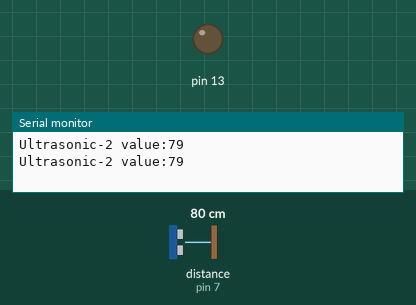
This sketch was run on a simulated Arduino Uno, built with avr-gcc and run on an emulated ATmega328P. Shown: output pins drawn as LEDs (lit = HIGH), the last lines printed to the serial monitor. Wiring (inferred from the names in the program): ultrasonic range finder: trigger pin 11; echo pin 7. Inputs (shaded band) come from the test bench; at power-on: distance to the obstacle (sensor on pin 7) 80 cm. The echo pulse lasts 58.3 µs per cm; pins used as bus, display or sensor lines are not drawn.

Above: at 2.8 s.
2.9 s: distance to the obstacle (sensor on pin 7) set to 35 cm
7.2 s: distance to the obstacle (sensor on pin 7) set to 28 cm
At 11.2 s:
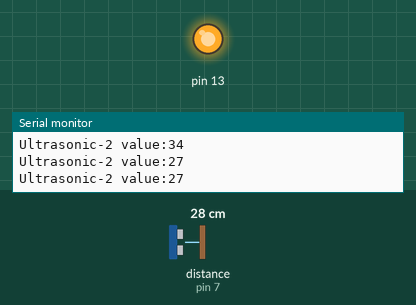
11.5 s: distance to the obstacle (sensor on pin 7) set to 60 cm
At 14.7 s:
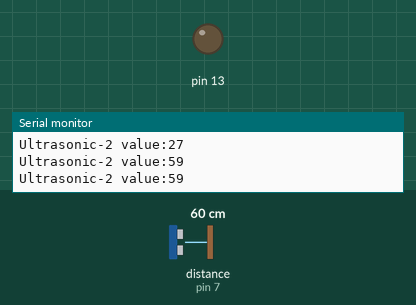
15.5 s: distance to the obstacle (sensor on pin 7) set to 2 cm
At 19.3 s:
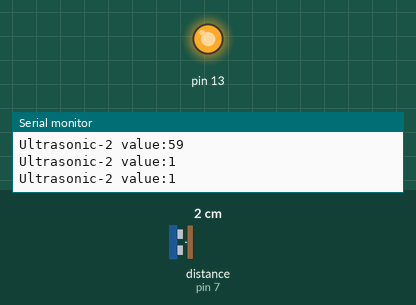
Timing chart, 0 to 20.5 s (numbered marks = the images above; inputs shaded):
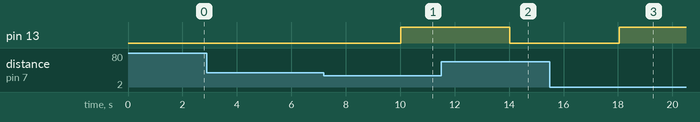

The sketch:

ULTRASONIC_WITH_LED_BLINK.ino
```cpp
int trigpin1 = 11;
int echopin1 = 7;

void setup() {
  // put your setup code here, to run once:
Serial.begin(9600);
pinMode(trigpin1,OUTPUT);
 pinMode(echopin1,INPUT);
 pinMode(13,OUTPUT);
}

void loop() {
  // put your main code here, to run repeatedly:
long duration, distance,duration1,distance1;
digitalWrite(trigpin1,HIGH);
delayMicroseconds(1000);
digitalWrite(trigpin1,LOW);
duration1 = pulseIn(echopin1,HIGH);
distance1 = (duration1/2)/29.1;
String D2 = "Ultrasonic-2 value:";
int val2 = distance1;
String combine2 = D2+val2;
Serial.println(combine2);
delay(2000);
digitalWrite(13,LOW);
if(val2 <= 30){
  digitalWrite(13,HIGH);
}

}
```

Measured:
- the behaviour switches between 32 and 31 cm on distance to the obstacle (sensor on pin 7) (found by bisection; images 0 and 1)
- after the input at 7.2 s, pin 13: LOW → HIGH after 2.8 s
- after the input at 11.5 s, pin 13: HIGH → LOW after 2.5 s
- after the input at 15.5 s, pin 13: LOW → HIGH after 2.5 s
